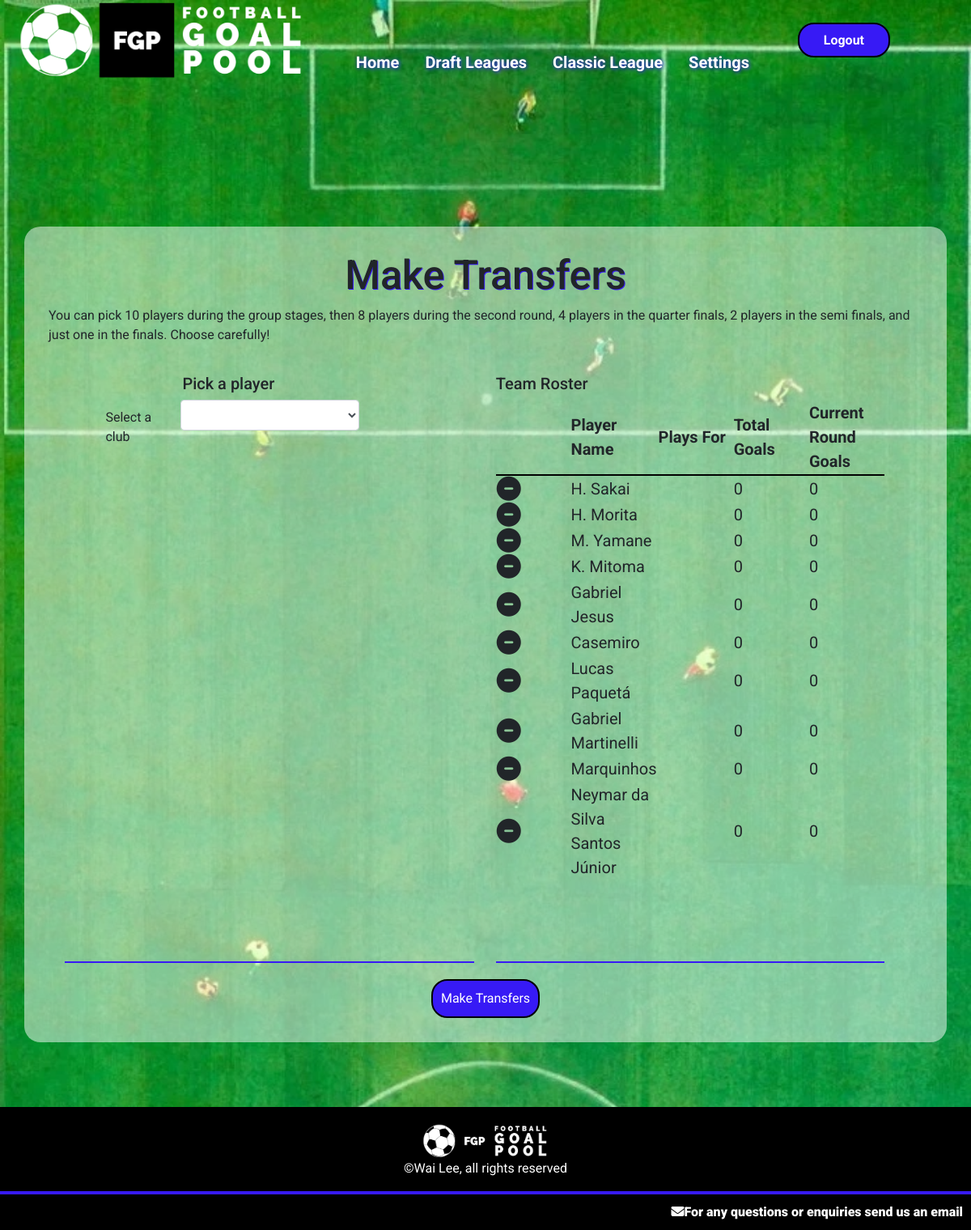
The app's page /globaltransfers (signed in), older data.
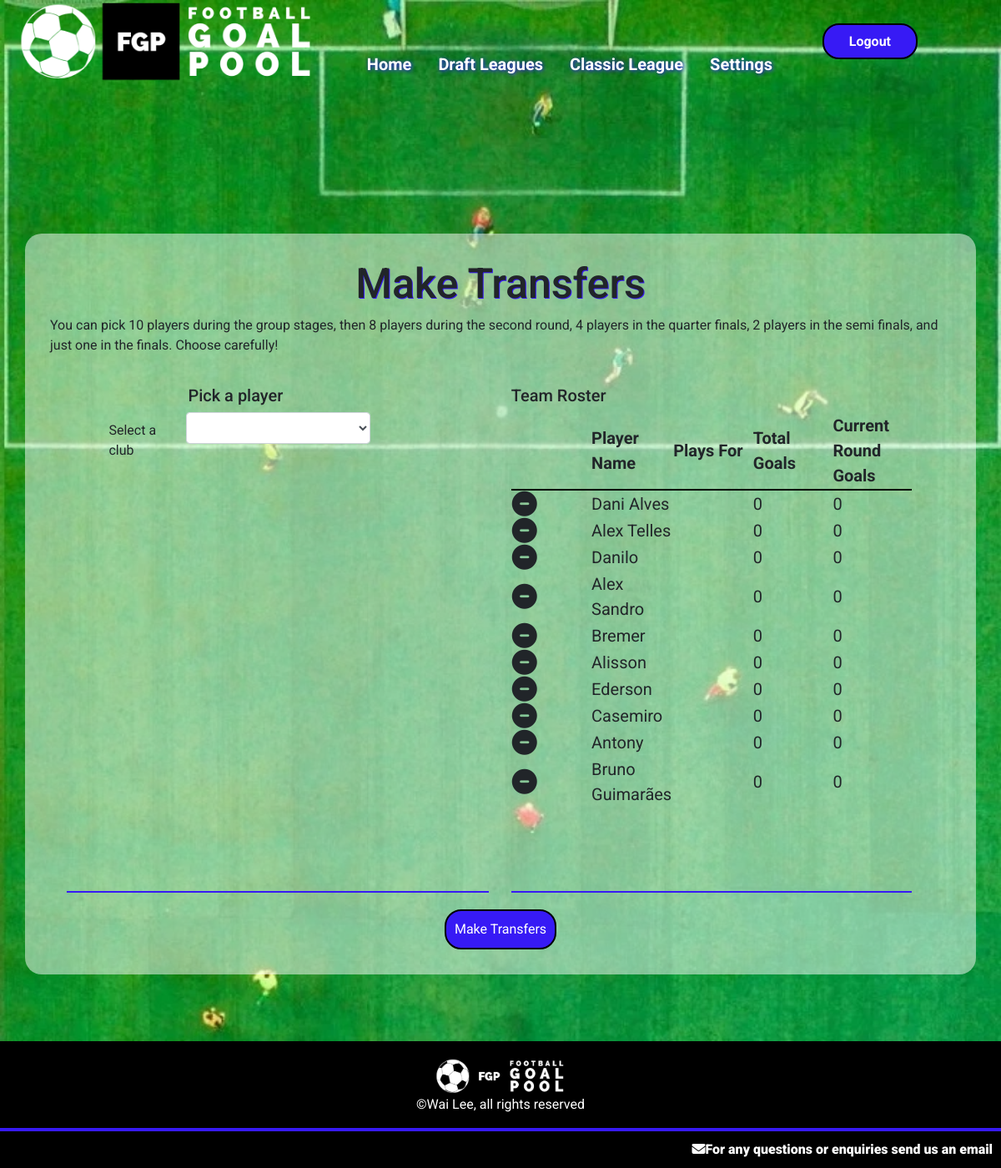
The same page, newer data.
### goalpoolapp/models.py (models this page shows, shortened)
class Player(models.Model):
    playercode = models.IntegerField()
    leagues = models.ManyToManyField(League, related_name="leagueplayers", blank=True)
    nickname = models.CharField(max_length=64)
    goals = models.IntegerField(default=0)
    country = models.ForeignKey(Country, on_delete=models.CASCADE, related_name="players")
    currentweekgoals = models.IntegerField(default=0)
    position = models.CharField(max_length=12)
    pic = models.CharField(max_length=100)

### goalpoolapp/views.py (the view, shortened to what this page needs)
# urls.py: path('globaltransfers', views.globaltransfers, name='globaltransfers'),
@login_required
def globaltransfers(request):
    global_league = League.objects.get(id='19')
    userteam = Team.objects.get(league=global_league, manager=request.user)
    if request.method == "GET":
        return render(request, 'goalpoolapp/globaltransfers.html', {
            'league': global_league,
            'team': userteam
        })

### goalpoolapp/templates/goalpoolapp/globaltransfers.html (shortened to what this page needs)
{% extends "goalpoolapp/layout.html" %}
{% load static %}
{% block body %}
<div id="main-page-content-container">
    <div id="main-page-content">
        <h2>Make Transfers</h2>
        <p> You can pick 10 players during the group stages, then 8 players during the second round, 4 players in the quarter finals, 2 players in the semi finals, and just one in the finals. Choose carefully!</p>
        <div class="leagueinformation">
            <div class="form-container">
                <div class="form-group centeredinput">
                    <h5>Pick a player</h5>
                    <div class="form-group draftselect">
                        <label for="teamselect" class="label teamlabel">Select a club</label>
                        <select id="globalteamselect" class="form-control"></select>
                    </div>
                </div>
            </div>
            <div id="globalteamtable">
                <div class="form-container">
                    <h5>Team Roster</h5>
                    <table class="playerleaguetable" id="pickplayertable">
                        <tr>
                            <th></th>
                            <th>Player Name</th>
                            <th>Plays For</th>
                            <th>Total Goals</th>
                            <th>Current Round Goals</th>
                        </tr>
                        {% for player in team.provisionalplayers.all %}
                            <tr id="row{{ player.playercode }}">
                                <td>
                                    <a class="removeplayer" data-value="{{ player.playercode }}">
                                        <i class="fa-solid fa-circle-minus fa-xl"></i>
                                    </a>
                                </td>
                                <td id="name{{ player.playercode }}">{{ player.nickname }}</td>
                                <td>{{ player.country.countryname }}</td>
                                <td>{{ player.goals }}</td>
                                <td>{{ player.currentweekgoals }}</td>
                            </tr>
                        {% empty %}
                            {% for player in team.players.all %}
                            <tr id="row{{ player.playercode }}">
                                <td>
                                    <a class="removeplayer" data-value="{{ player.playercode }}">
                                        <i class="fa-solid fa-circle-minus fa-xl"></i>
                                    </a>
                                </td>
                                <td id="name{{ player.playercode }}">{{ player.nickname }}</td>
                                <td>{{ player.country.countrynam }}</td>
                                <td>{{ player.goals }}</td>
                                <td>{{ player.currentweekgoals }}</td>
                            </tr>
                            {% endfor %}
                        {% endfor %}
                    </table>
                </div>
            </div>
    </div>
    <span class="button" id="transfersubmit">Make Transfers</span>
</div>
{% endblock %}

### goalpoolapp/templates/goalpoolapp/layout.html (shortened to what this page needs)
{% load static %}
<!DOCTYPE html>
<html lang="en">
    <head>
        <link rel="stylesheet" href="https://stackpath.bootstrapcdn.com/bootstrap/4.4.1/css/bootstrap.min.css">
        <link href="{% static 'goalpoolapp/styles.css' %}?v=2" rel="stylesheet">
    </head>
    <body>
        <div style="background: url('/static/goalpoolapp/siteimages/mainimage.webp');background-size: 100%;position:fixed;width: 100%;height:  100%;z-index: -1;" class="maincontainer">
        </div>
            <header>
                <nav id="navbar">
                    <img src="{% static 'goalpoolapp/siteimages/logo.png' %}" id="site-logo">
                    {% if user.is_authenticated %}
                    <div id="nav-link-box">
                        <div class="nav-item">
                            <a class="nav-link menuitem" href="/"><strong>Home</strong></a>
                        </div>
                        <div class="nav-item" id="leaguemenu">
                            <a class="nav-link menuitem" href="{% url 'goalpoolapp:draft' %}"><strong>Draft Leagues</strong></a>
                        </div>
                        <div class="nav-item">
                            <a class="nav-link menuitem" href="{% url 'goalpoolapp:globalleague' %}"><strong>Classic League</strong></a>
                        </div>
                        <div class="nav-item">
                            <a class="nav-link menuitem" href="{% url 'goalpoolapp:settings' %}"><strong>Settings</strong></a>
                        </div>
                    </div>
                    <div class="nav-item">
                        <a id="logoutbutton" href="{% url 'goalpoolapp:logoutuser' %}"><strong>Logout</strong></a>
                    </div>
                    {% else %}
                    <div class="nav-item">
                        <a id="loginbutton" href="{% url 'goalpoolapp:loginuser' %}"><strong>Login</strong></a>
                    </div>
                    {% endif %}
                </nav>
            </header>
            <main>
                {% block body %}
                {% endblock %}
            </main>
            <footer>
                <div id="footercontentcontainer">
                    <div class="footerlinkscontainer">
                        <img src="{% static 'goalpoolapp/siteimages/logo.png' %}" id="footer-logo">
                        <p id="copyright-notice">&copy;Wai Lee, all rights reserved </p>
                    </div>
                </div>
                <div id="socialmedialinkscontainer">
                    <a href = "mailto: footballgoalpool@gmail.com"><i class="fa-solid fa-envelope"><span>For any questions or enquiries send us an email</span></i></a>
                </div>
            </footer>
    </body>
</html>

### goalpoolapp/static/goalpoolapp/styles.css (style rules this page uses)
* { font-family: 'Roboto', sans-serif; }
h2 { font-size: 50px; text-shadow: 1px 1px #371af5; text-align: center; }
body { min-height: 100vh; display: flex; flex-direction: column; }
main { margin-bottom: 50px; }
.button { background-color: #371af5; padding: 10px; border-radius: 20px; color: white; border: solid black 2px; }
th { width: 20%; border-bottom: solid black 2px; }
tr { height: 20px; }
.centeredinput { display: flex; flex-direction: column; align-items: center; width: 80%; }
.form-container { border-bottom: #371af5 solid 2px; width: 90%; }
nav { background-color: #371af500; display: flex; flex-direction: row; justify-content: space-between; align-items: center; width: 100%; transition: 0.5s; position: fixed; -webkit-transition: 0.5s; -moz-transition: 0.5s; -ms-transition: 0.5s; -o-transition: 0.5s; }
#site-logo { width: 30%; margin-left: 20px; transition: 0.5s; }
.nav-link { font-size: 20px; color: white; text-decoration: none; text-shadow: 1px 1px 5px #371af5; }
#nav-link-box { display: flex; height: 100px; align-items: end; }
#loginbutton, #logoutbutton { background-color: #371af5; border-radius: 20px; color: white; border: solid black 2px; margin-right: 100px; padding: 10px 30px; transition: 0.5s; -webkit-transition: 0.5s; -moz-transition: 0.5s; -ms-transition: 0.5s; -o-transition: 0.5s; }
#main-page-content-container { display: flex; flex-direction: column; align-items: center; padding: 30px; }
#main-page-content { max-width: 1200px; background-color: #FFFFFF80; display: flex; flex-direction: column; align-items: center; padding: 30px; margin-top: 250px; border-radius: 20px; }
.leagueinformation { display: flex; flex-direction: row; justify-content: space-between; width: 100%; padding: 20px; }
.draftselect { display: flex; width: 80%; }
#pickplayertable { font-size: 20px; margin-bottom: 100px; }
#globalteamtable { width: 95%; display: flex; flex-direction: column; align-items: center; }
.teamlabel { width: 45%; padding: 10px; }
footer { width: 100%; background-color: black; display: flex; flex-direction: column; justify-content: center; margin-top: auto; }
#footercontentcontainer { display: flex; margin-top: 20px; justify-content: space-around; flex-direction: row; border-bottom: #371af5 solid 4px; }
.footerlinkscontainer { display: flex; flex-direction: column; align-items: center; }
#socialmedialinkscontainer { display: flex; justify-content: flex-end; }
#footer-logo { width: 20%; }
#copyright-notice { color: white; }
footer a { padding: 10px; text-decoration: none; color: white; font-size: 16px; }

Row changes from the older to the newer data that the page shows:
removed Player: {{ player.playercode }} 1907 (drawn), nickname "H. Sakai", goals "0", currentweekgoals "0"
removed Player: {{ player.playercode }} 32960 (drawn), nickname "H. Morita", goals "0", currentweekgoals "0"
removed Player: {{ player.playercode }} 33144 (drawn), nickname "M. Yamane", goals "0", currentweekgoals "0"
removed Player: {{ player.playercode }} 106835 (drawn), nickname "K. Mitoma", goals "0", currentweekgoals "0"
removed Player: {{ player.playercode }} 643 (drawn), nickname "Gabriel Jesus", goals "0", currentweekgoals "0"
removed Player: {{ player.playercode }} 1646 (drawn), nickname "Lucas Paquetá", goals "0", currentweekgoals "0"
removed Player: {{ player.playercode }} 127769 (drawn), nickname "Gabriel Martinelli", goals "0", currentweekgoals "0"
removed Player: {{ player.playercode }} 257 (drawn), nickname "Marquinhos", goals "0", currentweekgoals "0"
removed Player: {{ player.playercode }} 276 (drawn), nickname "Neymar da Silva Santos Júnior", goals "0", currentweekgoals "0"
added Player: {{ player.playercode }} 256 (drawn), nickname "Dani Alves", goals "0", currentweekgoals "0"
added Player: {{ player.playercode }} 378 (drawn), nickname "Alex Telles", goals "0", currentweekgoals "0"
added Player: {{ player.playercode }} 618 (drawn), nickname "Danilo", goals "0", currentweekgoals "0"
added Player: {{ player.playercode }} 860 (drawn), nickname "Alex Sandro", goals "0", currentweekgoals "0"
added Player: {{ player.playercode }} 30497 (drawn), nickname "Bremer", goals "0", currentweekgoals "0"
added Player: {{ player.playercode }} 280 (drawn), nickname "Alisson", goals "0", currentweekgoals "0"
added Player: {{ player.playercode }} 617 (drawn), nickname "Ederson", goals "0", currentweekgoals "0"
added Player: {{ player.playercode }} 9971 (drawn), nickname "Antony", goals "0", currentweekgoals "0"
added Player: {{ player.playercode }} 10135 (drawn), nickname "Bruno Guimarães", goals "0", currentweekgoals "0"
